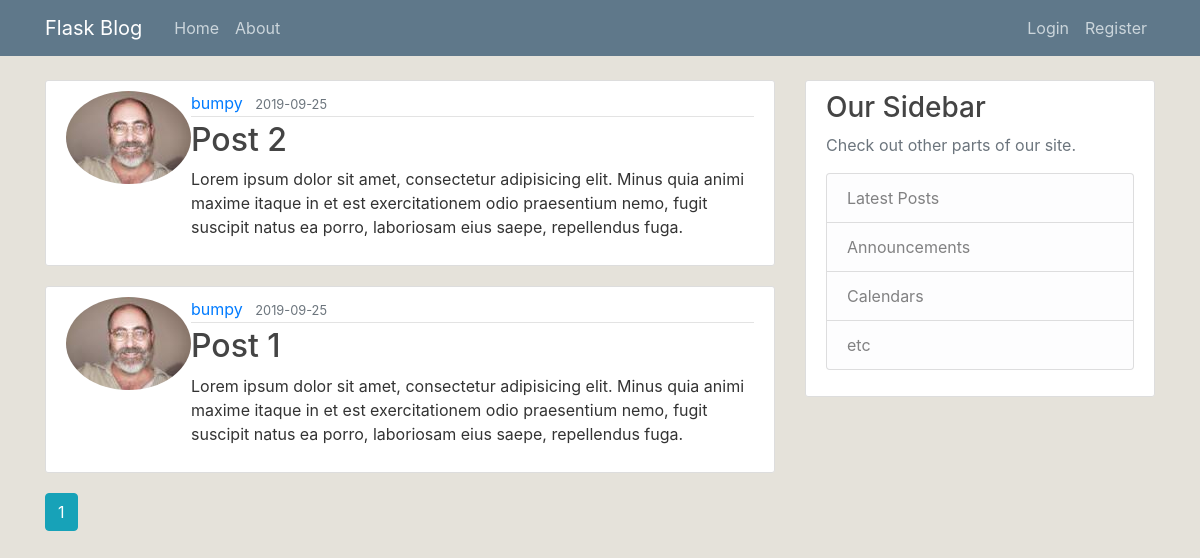
The app's page /home, older data.
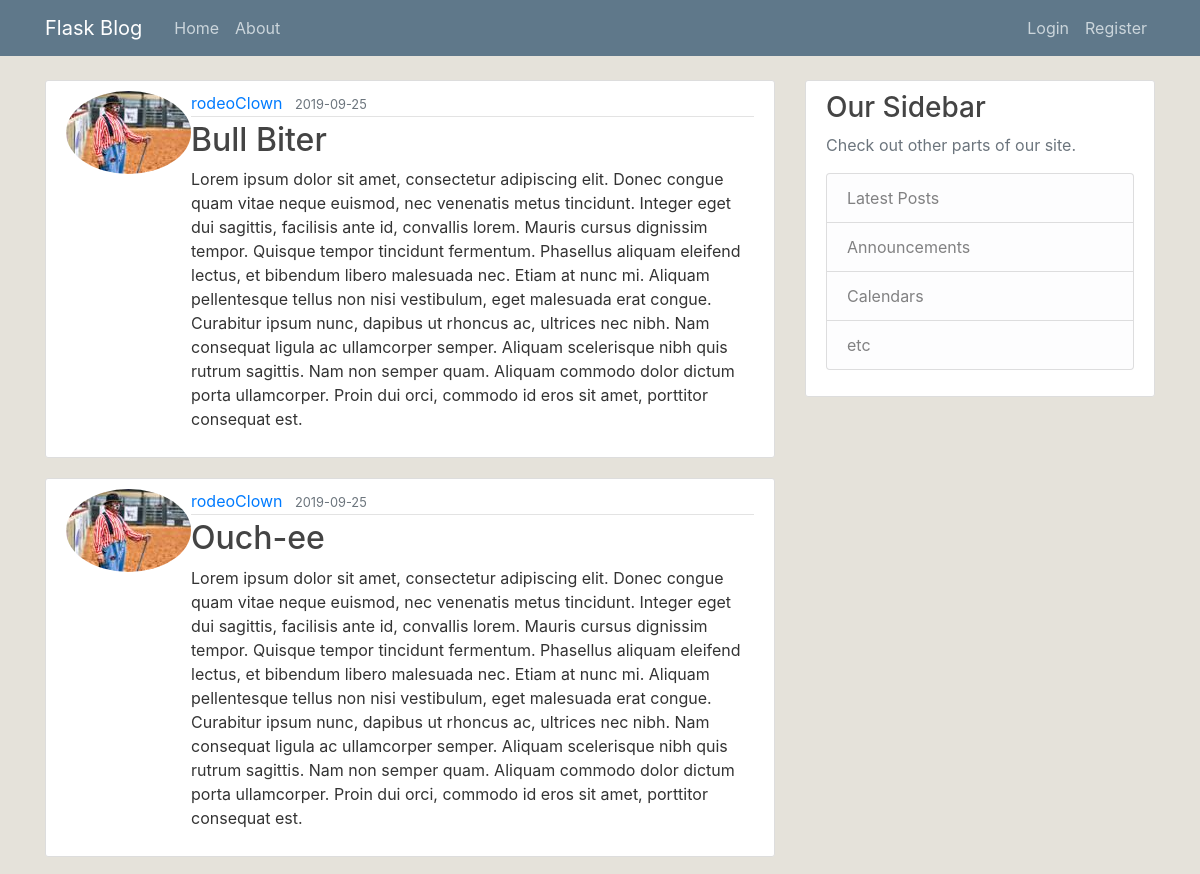
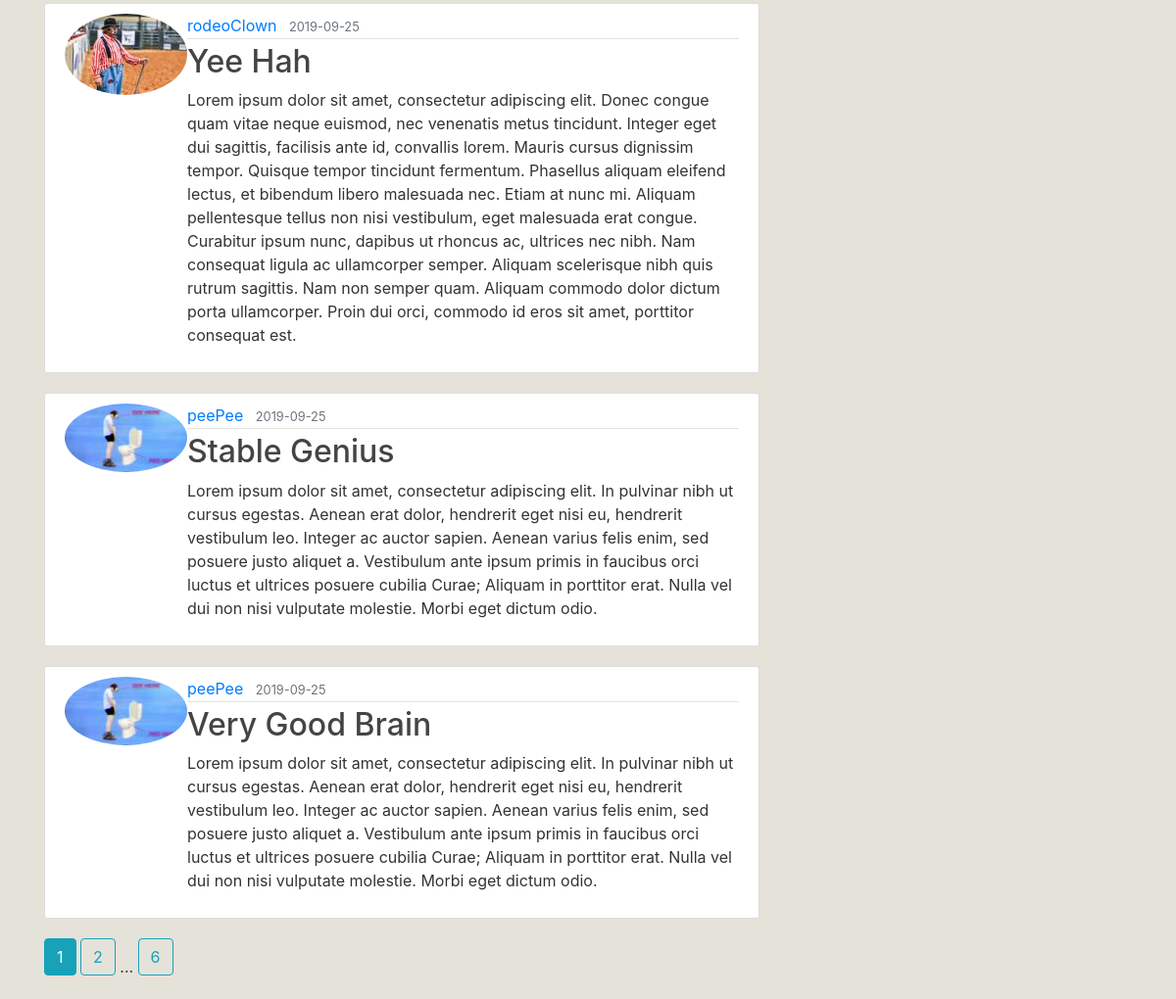
The same page, newer data (2 pictures, top to bottom).
### flaskblog/models.py (models this page shows, shortened)
class Post(db.Model):
    id = db.Column(db.Integer, primary_key=True)
    title = db.Column(db.String(100), nullable=False)
    date_posted = db.Column(db.DateTime, nullable=False, default=datetime.utcnow)
    content = db.Column(db.Text, nullable=False)
    user_id = db.Column(db.Integer, db.ForeignKey('user.id'), nullable=False)

class User(db.Model, UserMixin):
    id = db.Column(db.Integer, primary_key=True)
    username = db.Column(db.String(20), unique=True, nullable=False)
    email = db.Column(db.String(120), unique=True, nullable=False)
    image_file = db.Column(db.String(20), nullable=False, default='default.jpg')
    password = db.Column(db.String(60), nullable=False)
    posts = db.relationship('Post', backref='author', lazy=True)

### flaskblog/main/routes.py (the view)
@main.route("/")
@main.route("/home")
def home():
    page = request.args.get('page', 1, type=int)
    posts = Post.query.order_by(Post.date_posted.desc()).paginate(page=page, per_page=5)
    return render_template('home.html', posts=posts)

### flaskblog/templates/home.html
{% extends "layout.html" %}
{% block content %}
  {% for post in posts.items %}
  <article class="media content-section">
    <img src="{{ url_for('static', filename='profile_pics/' + post.author.image_file) }}" alt="" class="rounded-circle article-image">
    <div class="media-body">
      <div class="article-metadata">
        <a class="mr-2" href="{{ url_for('users.user_posts', username=post.author.username) }}">{{ post.author.username }}</a>
        <small class="text-muted">{{ post.date_posted.strftime('%Y-%m-%d') }}</small>
      </div>
      <h2><a class="article-title" href="{{ url_for('posts.post', post_id=post.id) }}">{{ post.title }}</a></h2>
      <p class="article-content">{{ post.content }}</p>
    </div>
  </article>
  {% endfor %}
  {% for page_num in posts.iter_pages(left_edge=1, right_edge=1, left_current=1, right_current=2) %}
    {% if page_num %}
      {% if posts.page == page_num %}
        <a class="btn btn-info mb-4" href="{{ url_for('main.home', page=page_num) }}">{{ page_num }}</a>
      {% else %}
        <a class="btn btn-outline-info mb-4" href="{{ url_for('main.home', page=page_num) }}">{{ page_num }}</a>
      {% endif %}
    {% else %}
      ...
    {% endif %}
  {% endfor %}
{% endblock content %}

Row changes from the older to the newer data that the page shows:
no longer on this page (row unchanged): Post: image_file (picture), author.username "bumpy", date_posted "2019-09-25", title "Post 2", content "Lorem ipsum dolor sit amet, consectetur adipisicing elit. Minus quia animi maxime itaque in et est exercitationem odio praesentium nemo, fugit suscipit natus ea porro, laboriosam eius saepe, repellendus fuga."
no longer on this page (row edited): Post: image_file (picture), author.username "bumpy", date_posted "2019-09-25", title "Post 1", content "Lorem ipsum dolor sit amet, consectetur adipisicing elit. Minus quia animi maxime itaque in et est exercitationem odio praesentium nemo, fugit suscipit natus ea porro, laboriosam eius saepe, repellendus fuga."
added Post: image_file (picture), author.username "rodeoClown", date_posted "2019-09-25", title "Bull Biter", content "Lorem ipsum dolor sit amet, consectetur adipiscing elit. Donec congue quam vitae neque euismod, nec venenatis metus tincidunt. Integer eget dui sagittis, facilisis ante id, convallis lorem. Mauris cursus dignissim tempor. Quisque tempor tincidunt fermentum. Phasellus aliquam eleifend lectus, et bibendum libero malesuada nec. Etiam at nunc mi. Aliquam pellentesque tellus non nisi vestibulum, eget malesuada erat congue. Curabitur ipsum nunc, dapibus ut rhoncus ac, ultrices nec nibh. Nam consequat ligula ac ullamcorper semper. Aliquam scelerisque nibh quis rutrum sagittis. Nam non semper quam. Aliquam commodo dolor dictum porta ullamcorper. Proin dui orci, commodo id eros sit amet, porttitor…"
added Post: image_file (picture), author.username "rodeoClown", date_posted "2019-09-25", title "Ouch-ee", content "Lorem ipsum dolor sit amet, consectetur adipiscing elit. Donec congue quam vitae neque euismod, nec venenatis metus tincidunt. Integer eget dui sagittis, facilisis ante id, convallis lorem. Mauris cursus dignissim tempor. Quisque tempor tincidunt fermentum. Phasellus aliquam eleifend lectus, et bibendum libero malesuada nec. Etiam at nunc mi. Aliquam pellentesque tellus non nisi vestibulum, eget malesuada erat congue. Curabitur ipsum nunc, dapibus ut rhoncus ac, ultrices nec nibh. Nam consequat ligula ac ullamcorper semper. Aliquam scelerisque nibh quis rutrum sagittis. Nam non semper quam. Aliquam commodo dolor dictum porta ullamcorper. Proin dui orci, commodo id eros sit amet, porttitor…"
added Post: image_file (picture), author.username "rodeoClown", date_posted "2019-09-25", title "Yee Hah", content "Lorem ipsum dolor sit amet, consectetur adipiscing elit. Donec congue quam vitae neque euismod, nec venenatis metus tincidunt. Integer eget dui sagittis, facilisis ante id, convallis lorem. Mauris cursus dignissim tempor. Quisque tempor tincidunt fermentum. Phasellus aliquam eleifend lectus, et bibendum libero malesuada nec. Etiam at nunc mi. Aliquam pellentesque tellus non nisi vestibulum, eget malesuada erat congue. Curabitur ipsum nunc, dapibus ut rhoncus ac, ultrices nec nibh. Nam consequat ligula ac ullamcorper semper. Aliquam scelerisque nibh quis rutrum sagittis. Nam non semper quam. Aliquam commodo dolor dictum porta ullamcorper. Proin dui orci, commodo id eros sit amet, porttitor…"
added Post: image_file (picture), author.username "peePee", date_posted "2019-09-25", title "Stable Genius", content "Lorem ipsum dolor sit amet, consectetur adipiscing elit. In pulvinar nibh ut cursus egestas. Aenean erat dolor, hendrerit eget nisi eu, hendrerit vestibulum leo. Integer ac auctor sapien. Aenean varius felis enim, sed posuere justo aliquet a. Vestibulum ante ipsum primis in faucibus orci luctus et ultrices posuere cubilia Curae; Aliquam in porttitor erat. Nulla vel dui non nisi vulputate molestie. Morbi eget dictum odio."
added Post: image_file (picture), author.username "peePee", date_posted "2019-09-25", title "Very Good Brain", content "Lorem ipsum dolor sit amet, consectetur adipiscing elit. In pulvinar nibh ut cursus egestas. Aenean erat dolor, hendrerit eget nisi eu, hendrerit vestibulum leo. Integer ac auctor sapien. Aenean varius felis enim, sed posuere justo aliquet a. Vestibulum ante ipsum primis in faucibus orci luctus et ultrices posuere cubilia Curae; Aliquam in porttitor erat. Nulla vel dui non nisi vulputate molestie. Morbi eget dictum odio."
Text that changed along with them:
new list line: "2"
new list line: "6"
